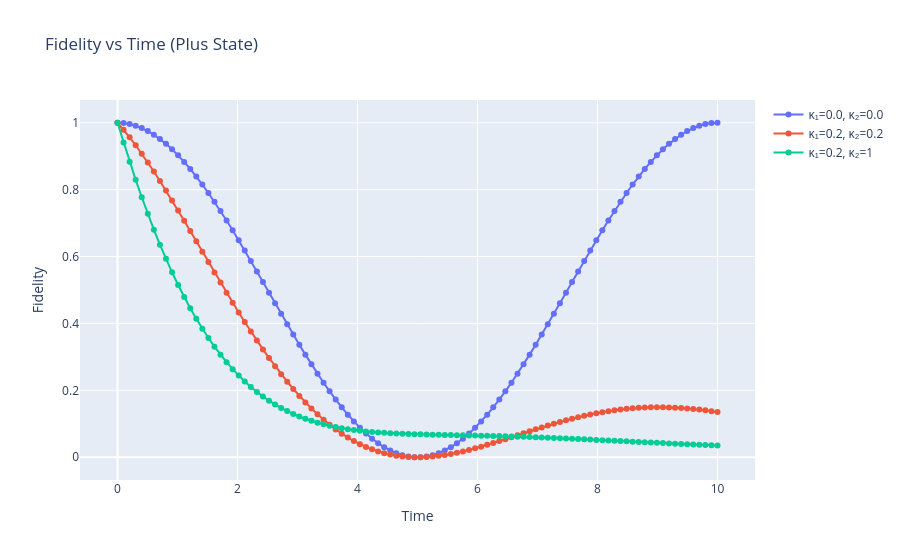

The notebook cell saved with this chart:
### Markdown cell above
# Q3 Dual Rail Encoding
Here we're being asked to simulate a dual-rail encoding of a qubit by assigning a 2 level system to each of the photonic rails/modes. For the first part of the question we want to simulate the effects of a phase shifter on the 2nd rail (i.e. we're simulating a sigma_z gate of the dual-rail qubit). We also have loss rates for each rail kappa1 and kappa2 and we neglect dephasing.

We use the hamiltonian given in the notes for a phase shifter $$H_{PSk} =- \hbar*A_\phi*a^\dagger_k a_k$$

The master equation is the given by $$\dot{\rho} = -\frac{i}{\hbar}[H,\rho] + \kappa_1*D_1[a_1]\rho + \kappa_2*D_2[a_2]\rho$$

where our Lindblad operators are given by $$D_k[a_k]\rho = a_k \rho a_k^\dagger - \frac{1}{2}a_k^\dagger a_k \rho - \frac{1}{2}\rho a_k^\dagger a_k$$

and we use the annihilation operators as our jump operators since this corresponds to losing a single photon. 

Our system is defined as 10 for |0> and 01 for |1> with 00 being |vac> our vacuum state.

### Code cell
a1 = qt.tensor(qt.destroy(2), qt.qeye(2))
a2 = qt.tensor(qt.qeye(2), qt.destroy(2))
n1 = qt.tensor(qt.num(2), qt.qeye(2))
n2 = qt.tensor(qt.qeye(2), qt.num(2))

def dual_rail_evo_phaseshift(rho_in, tfin, kappa1, kappa2, Aphi = np.pi/5):
    #returns the time evolution of the input state rho_in under the master equation given in the question for a time tfin.
    times = np.linspace(0, tfin, 100)
    H = -Aphi * n2
    c_ops = [np.sqrt(kappa1) * a1, np.sqrt(kappa2) * a2]
    evolution = qt.mesolve(H, rho_in, times, c_ops)
    return evolution

def plot_fidelities(evolution:list, psi, kappa1:list, kappa2:list, psi_in = "Plus State"):
    #plots the fidelity of the state at each time step in the evolution with respect to the target state psi.
    fig = go.Figure()

    for i, evo in enumerate(evolution):
        fidelities = [qt.fidelity(state, psi)**2 for state in evo.states] ## we take the square since qutip returns the square root of the fidelity, not the actual fidelity!
        fig.add_trace(go.Scatter(x=evo.times,y=fidelities,mode="lines+markers",name=f"κ₁={kappa1[i]}, κ₂={kappa2[i]}",))

    fig.update_layout(title=f"Fidelity vs Time ({psi_in})",xaxis_title="Time",yaxis_title="Fidelity",)
    fig.show()


vac = qt.tensor(qt.basis(2,0), qt.basis(2,0))
zero = qt.tensor(qt.basis(2,1), qt.basis(2,0))
one = qt.tensor(qt.basis(2,0), qt.basis(2,1))
psi_plus = (zero + one).unit()


evolutions = []
kappa1_list = [0.0, 0.2, 0.2]
kappa2_list = [0.0, 0.2, 1]

for i in range(3):
    evo = dual_rail_evo_phaseshift(psi_plus, 10, kappa1_list[i], kappa2_list[i])
    evolutions.append(evo)

plot_fidelities(evolutions, psi_plus, kappa1_list, kappa2_list)
